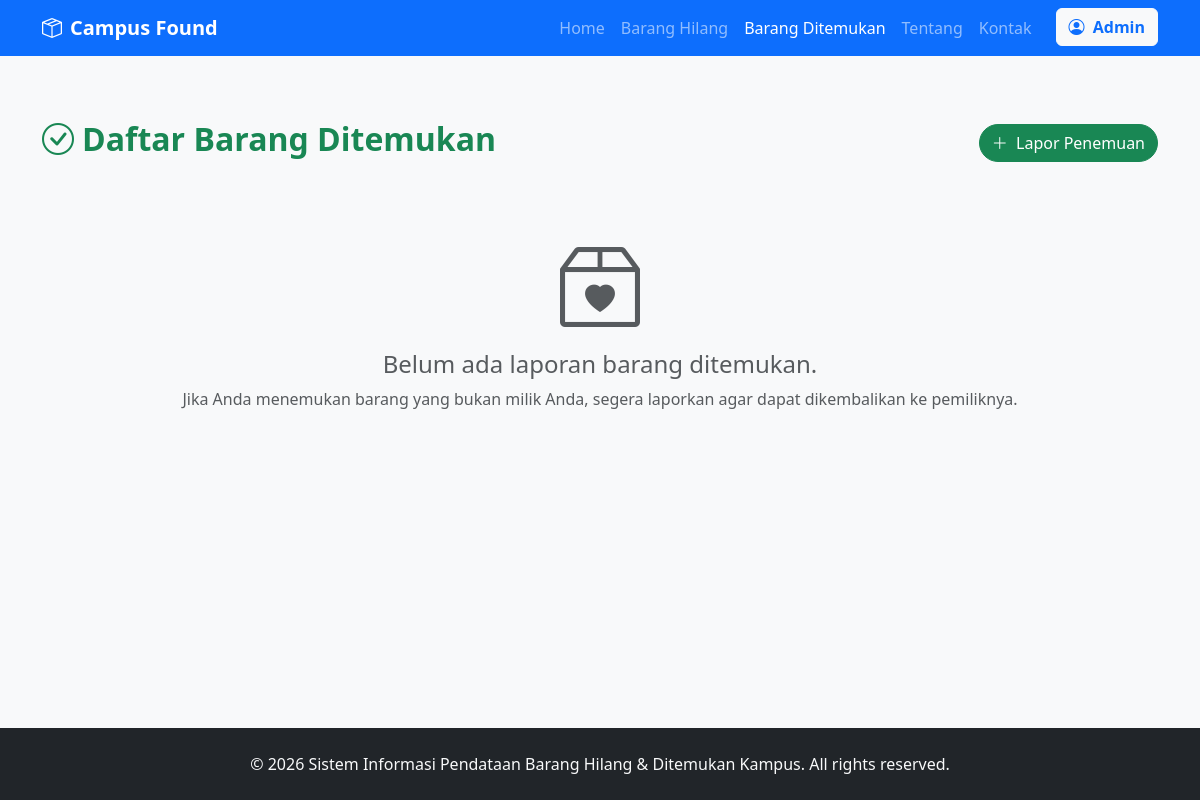
The page /barang-ditemukan on the database as committed earlier.
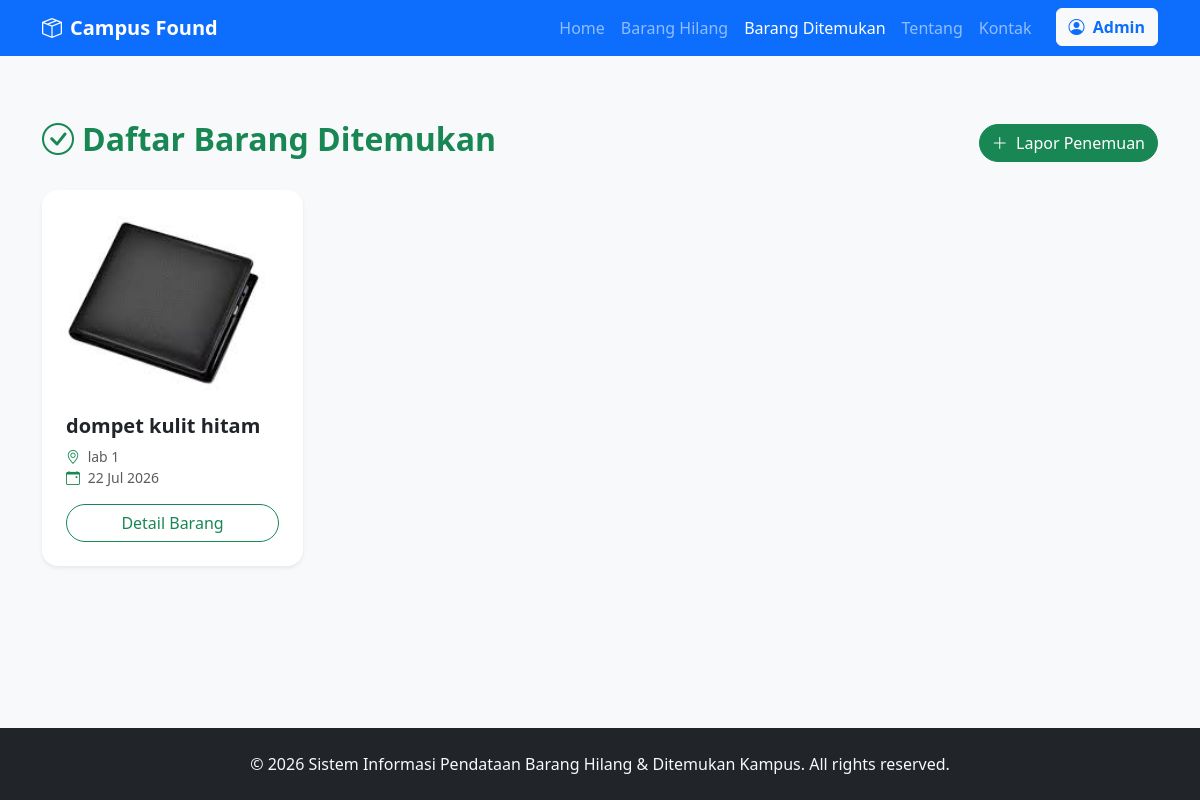
The same page on the database as committed later.
### models/models.py (models this page shows)
class Barang(db.Model):
    __tablename__ = 'barang'
    id = db.Column(db.Integer, primary_key=True)
    nama_barang = db.Column(db.String(200), nullable=False)
    kategori_id = db.Column(db.Integer, db.ForeignKey('kategori.id'), nullable=True)
    warna = db.Column(db.String(50))
    lokasi = db.Column(db.String(200), nullable=False)
    tanggal = db.Column(db.Date, nullable=False)
    deskripsi = db.Column(db.Text)
    status = db.Column(db.String(20), nullable=False) # 'Hilang' atau 'Ditemukan'
    foto = db.Column(db.String(255))
    laporan = db.relationship('Laporan', backref='barang', lazy=True, cascade="all, delete-orphan")

### routes/public.py (the view)
@public_bp.route('/barang-ditemukan')
def barang_ditemukan():
    barangs = Barang.query.filter_by(status='Ditemukan').order_by(Barang.tanggal.desc()).all()
    return render_template('public/barang_ditemukan.html', barangs=barangs)

### templates/public/barang_ditemukan.html (shortened to what this page needs)
{% extends 'public/base.html' %}
{% block content %}
<div class="container py-5">
    <div class="d-flex justify-content-between align-items-center mb-4">
        <h2 class="fw-bold text-success"><i class="bi bi-check-circle me-2"></i>Daftar Barang Ditemukan</h2>
        <a href="{{ url_for('public.lapor_ditemukan') }}" class="btn btn-success rounded-pill">
            <i class="bi bi-plus-lg me-1"></i> Lapor Penemuan
        </a>
    </div>
    <div class="row g-4">
        {% if barangs %}
            {% for barang in barangs %}
            <div class="col-md-4 col-lg-3">
                <div class="card h-100 border-0 shadow-sm card-hover rounded-4 overflow-hidden">
                    {% if barang.foto %}
                        <img src="{{ url_for('static', filename='uploads/' ~ barang.foto) }}" class="card-img-top object-fit-cover" alt="{{ barang.nama_barang }}" style="height: 200px;">
                    {% else %}
                        <div class="card-img-top bg-light d-flex align-items-center justify-content-center text-muted" style="height: 200px;">
                            <i class="bi bi-image display-4"></i>
                        </div>
                    {% endif %}
                    <div class="card-body p-4">
                        <h5 class="card-title fw-bold text-truncate">{{ barang.nama_barang }}</h5>
                        <p class="card-text text-muted small mb-3">
                            <i class="bi bi-geo-alt me-1 text-success"></i> {{ barang.lokasi }}<br>
                            <i class="bi bi-calendar-event me-1 text-success"></i> {{ barang.tanggal.strftime('%d %b %Y') }}
                        </p>
                        <a href="{{ url_for('public.detail_barang', id=barang.id) }}" class="btn btn-outline-success w-100 rounded-pill">Detail Barang</a>
                    </div>
                </div>
            </div>
            {% endfor %}
        {% else %}
            <div class="col-12 text-center py-5">
                <div class="text-muted mb-3"><i class="bi bi-box2-heart display-1"></i></div>
                <h4 class="text-muted">Belum ada laporan barang ditemukan.</h4>
                <p class="text-muted">Jika Anda menemukan barang yang bukan milik Anda, segera laporkan agar dapat dikembalikan ke pemiliknya.</p>
            </div>
        {% endif %}
    </div>
</div>
{% endblock %}

Rows that differ between the two databases and show on the page:
added Barang: foto (picture), nama_barang "dompet kulit hitam", lokasi "lab 1", tanggal "22 Jul 2026"
Other text that changed with them:
text no longer shown: "Belum ada laporan barang ditemukan. Jika Anda menemukan barang yang bukan milik Anda, segera laporkan agar dapat dikembalikan ke pemiliknya."
